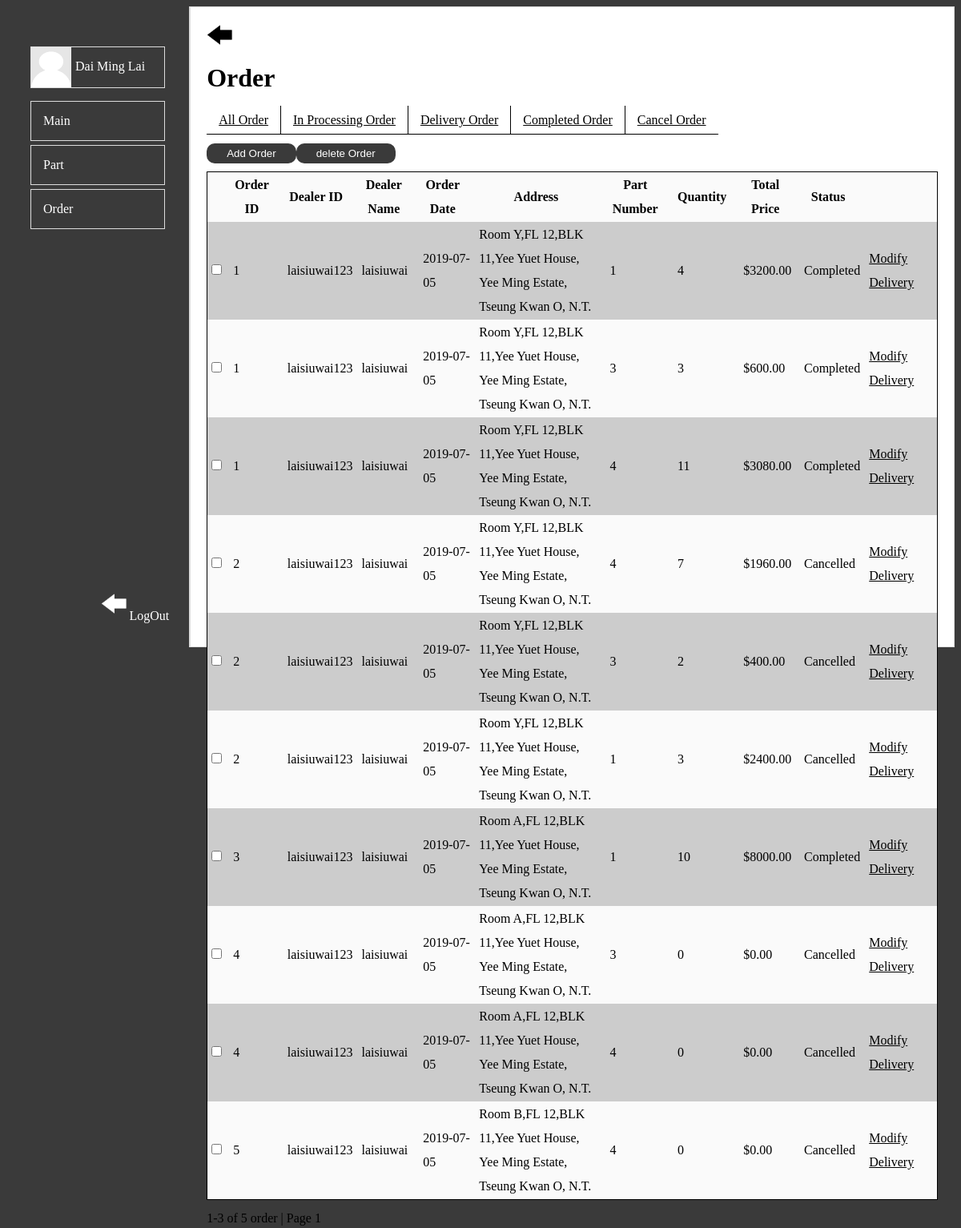
The app's page /web/admin/ManageOrder.php (signed in) with its own data.
### tables this page shows
CREATE TABLE IF NOT EXISTS `orders` (
  `orderID` int(11) NOT NULL AUTO_INCREMENT,
  `dealerID` varchar(50) NOT NULL,
  `orderDate` date NOT NULL,
  `deliveryAddress` varchar(255) DEFAULT NULL,
  `status` int(1) NOT NULL,
  PRIMARY KEY (`orderID`),
  KEY `FKOrders795865` (`dealerID`)
);

CREATE TABLE IF NOT EXISTS `dealer` (
  `dealerID` varchar(50) NOT NULL,
  `password` varchar(50) NOT NULL,
  `name` varchar(50) NOT NULL,
  `phoneNumber` varchar(50) NOT NULL,
  `address` varchar(255) NOT NULL,
  PRIMARY KEY (`dealerID`)
);

CREATE TABLE IF NOT EXISTS `orderpart` (
  `orderID` int(11) NOT NULL,
  `partNumber` int(11) NOT NULL,
  `quantity` int(10) NOT NULL,
  `price` decimal(10,2) NOT NULL,
  KEY `FKOrderPart106296` (`orderID`),
  KEY `FKOrderPart737123` (`partNumber`)
);

### web/admin/ManageOrder.php (the view, shortened to what this page needs)
<!doctype html>
<html>
<?php
		require_once('Connections/conn.php');
		$sql = "SELECT `firstName`,`lastName` FROM `administrator` WHERE email = '".$_SESSION['Account']."';";
		$rs = mysqli_query($conn,$sql);
		$rc = mysqli_fetch_assoc($rs);
		if($rc){
			$firstName = $rc['firstName'];
			$lastName = $rc['lastName'];
		}else{
			echo "<script type='text/javascript'>alert('login fail');</script>";
			header('Location: Login.php');
		}
?>
<head>
<link href="Manage.css" rel="stylesheet" type="text/css">
</head>
<body>
	<div class="main">
		<div id="nav">
			<div style="height: 50px;"></div>
			<div class="menu">
				<div class="user">
					<div class="icon">
						<a href="ManageAccount.php"><img src="pic/icon.png" height="50" width="50"/></a>
					</div>
					<div class="username"><a href="ManageAccount.php"><?php echo $lastName." ".$firstName; ?></a></div>
				</div>
				<ul>
					<a href="Main.php"><li>Main</li></a>
					<a href="ManagePart.php"><li>Part</li></a>
					<a href="ManageOrder.php"><li>Order</li></a>
				</ul>
			</div>
			<div class="logout">
				<a href="Login.php"><img src="pic/logout.gif" height="35px" width="35px">LogOut</a>
			</div>
		</div>
		<div id="content">
			<div class="menubutton" onclick="showMenu()">
				<img src="pic/menu.gif" width="35px" height="35px">
			</div>
			<h1>Order</h1>
			<div class="tablenav">
				<table>
					<tr>
						<td id="bordertd"><a href="ManageOrder.php?fitter=0">All Order</a></td>
						<td id="bordertd"><a href="ManageOrder.php?fitter=1">In Processing Order</a></td>
						<td id="bordertd"><a href="ManageOrder.php?fitter=2">Delivery Order</a></td>
						<td id="bordertd"><a href="ManageOrder.php?fitter=3">Completed Order</a></td>
						<td ><a href="ManageOrder.php?fitter=4">Cancel Order</a></td>
					</tr>
				</table>
			</div>
			<a><button onclick="fnPopup()">Add Order</button></a><a><button onclick="deleteOrder()">delete Order</button></a>
			<br>
			<div class="tabledb">
			<form id="f" method="post" action="ManageOrder.php<?php if(isset($_GET['fitter'])){ echo "?fitter=".$_GET['fitter'] ; }?>">
				<table>
					<tr>
						<th></th>
						<th>Order ID</th>
						<th>Dealer ID</th>
						<th>Dealer Name</th>
						<th>Order Date</th>
						<th>Address</th>
						<th>Part Number</th>
						<th>Quantity</th>
						<th>Total Price</th>
						<th>Status</th>
						<th></th>
					</tr>
					<?php
						$sql = "SELECT `orders`.*,`part`.`stockPrice`,`dealer`.`name`,`orderpart`.`price`,`orderpart`.`partNumber`,`orderpart`.`quantity` FROM `orders`,`dealer`,`orderpart`,`part` WHERE `orders`.`dealerID` = `dealer`.`dealerID` AND `orderpart`.`orderID`=`orders`.`orderID` AND `part`.`partNumber`=`orderpart`.`partNumber` ";
						$sql = $sql."Order by `orders`.`orderID` ASC ";
						$rs = mysqli_query($conn,$sql);
						while($rc = mysqli_fetch_assoc($rs)){
							echo "<tr>";
							echo "<td><input type=\"checkbox\" id=\"order".$rc['orderID']."\" name=\"order".$rc['orderID']."\"></td>";
							echo "<td>".$rc['orderID']."</td>";
							echo "<td>".$rc['dealerID']."</td>";
							echo "<td>".$rc['name']."</td>";
							echo "<td>".$rc['orderDate']."</td>";
							echo "<td>".$rc['deliveryAddress']."</td>";
							echo "<td>".$rc['partNumber']."</td>";
							echo "<td>".$rc['quantity']."</td>";
							echo "<td>\$".$rc['price']."</td>";
							switch($rc['status']){
								case 2:
									echo "<td>Completed</td>";
								break;
								case 3:
									echo "<td>Cancelled</td>";
								break;
							}
							echo "<td><a href=\"javascript:fnPopup(".$rc['orderID'].",'".$rc['dealerID']."','".$rc['name']."','".$rc['orderDate']."','".$rc['deliveryAddress']."','".$rc['partNumber']."','".$rc['quantity']."','".$rc['price']."','".$rc['status']."','".$rc['stockPrice']."');\">Modify</a>　<a href=\"javascript:cancelOrder(".$rc['orderID'].")\">Delivery</a></td>";
							echo "</tr>";
						}
					?>
				</table>
				</form>
				<?php
					$sql = "SELECT count(`orderID`) FROM `orders`;";
					$rs = mysqli_query($conn,$sql);
					$rc = mysqli_fetch_assoc($rs);
				?>
				1-3 of <?php echo $rc['count(`orderID`)']?> order | Page 1
			</div>
		</div>
	</div>
</body>
</html>

### web/admin/Manage.css (style rules this page uses)
html,body { height: 100%; }
body { background-color:#3A3A3A; }
.main { position:static; display: flex; width:auto; height: calc(100vh); flex-direction: row; justify-content: space-between; top: 0; left:0; background-color:#FFFFFF; }
#nav { display: block; background-color: #3A3A3A; position: relative; border-right: 1px solid #ddd; height: auto; width:25%; color:#FFFFFF; float: left; background-image:url('pic/logo2.png'); background-attachment:fixed; background-position:0% 65%; background-size:250px 250px; background-repeat: no-repeat; }
.user { border: 1px solid #ddd; display: flex; flex-direction: row; height: auto; width : auto; }
.icon { line-height:1px; }
.username { padding: 15px 5px; }
.menu { margin-left:30px; margin-right:30px; }
.menu li { margin: 5px 0px; border: 1px solid #ddd; padding: 15px; margin-left: -40px; list-style: none; }
#content { padding: 20px; border: 1px solid #ddd; background-color: #FFFFFF; position: relative; float: right; width: 100%; height: auto; line-height: 25px; }
.tabledb table { width:auto; margin: 10px 0px; border: 1px solid black; border-collapse: collapse; }
.tabledb th { padding-right: 20px; }
.tabledb td { padding-right: 10px; }
.tabledb tr { line-height: 30px; }
.tabledb tr:nth-child(even) { background: #CCC; }
.tabledb tr:nth-child(odd) { background-color: #FAFAFA; }
.tablenav table { margin: 10px 0px; border-collapse: collapse; border-bottom:1px solid black; border-top:0px; border-left:0px; border-right:0px; }
.tablenav td { padding:5px 15px; }
#bordertd { border-right:1px solid black; }
.logout { position: absolute; bottom: 20px; right: 10px; margin: 10px 15px; }
a { text-decoration: none; color: #FFFFFF; }
#content a { color: #000000; text-decoration:underline; }
.menubutton { height:35px; width:70px; }
input[type="submit"],input[type="button"],input[type="reset"],button { -webkit-border-radius: 10px; padding: 5px 25px; border-radius: 10px; background-color:#3A3A3A; border:0 none; transition: padding 1s; color:#FFFFFF; }

### records on screen
orders: orderID "1", dealerID "laisiuwai123", dealerID.name "laisiuwai", orderDate "2019-07-05", deliveryAddress "Room Y,FL 12,BLK 11,Yee Yuet House, Yee Ming Estate, Tseung Kwan O, N.T.", orderpart.partNumber "1", orderpart.quantity "4", orderpart.price "3200.00", status "Completed", orderpart.partNumber "3", orderpart.quantity "3", orderpart.price "600.00", orderpart.partNumber "4", orderpart.quantity "11", orderpart.price "3080.00"
orders: orderID "2", dealerID "laisiuwai123", dealerID.name "laisiuwai", orderDate "2019-07-05", deliveryAddress "Room Y,FL 12,BLK 11,Yee Yuet House, Yee Ming Estate, Tseung Kwan O, N.T.", orderpart.partNumber "4", orderpart.quantity "7", orderpart.price "1960.00", status "Cancelled", orderpart.partNumber "3", orderpart.quantity "2", orderpart.price "400.00", orderpart.partNumber "1", orderpart.quantity "3", orderpart.price "2400.00"
orders: orderID "3", dealerID "laisiuwai123", dealerID.name "laisiuwai", orderDate "2019-07-05", deliveryAddress "Room A,FL 12,BLK 11,Yee Yuet House, Yee Ming Estate, Tseung Kwan O, N.T.", orderpart.partNumber "1", orderpart.quantity "10", orderpart.price "8000.00", status "Completed"
orders: orderID "4", dealerID "laisiuwai123", dealerID.name "laisiuwai", orderDate "2019-07-05", deliveryAddress "Room A,FL 12,BLK 11,Yee Yuet House, Yee Ming Estate, Tseung Kwan O, N.T.", orderpart.partNumber "3", orderpart.quantity "0", orderpart.price "0.00", status "Cancelled", orderpart.partNumber "4"
orders: orderID "5", dealerID "laisiuwai123", dealerID.name "laisiuwai", orderDate "2019-07-05", deliveryAddress "Room B,FL 12,BLK 11,Yee Yuet House, Yee Ming Estate, Tseung Kwan O, N.T.", orderpart.partNumber "4", orderpart.quantity "0", orderpart.price "0.00", status "Cancelled"

### other values on screen
$lastName "Dai Ming"
$firstName "Lai"
$rc['count(`orderID`)'] "5"
